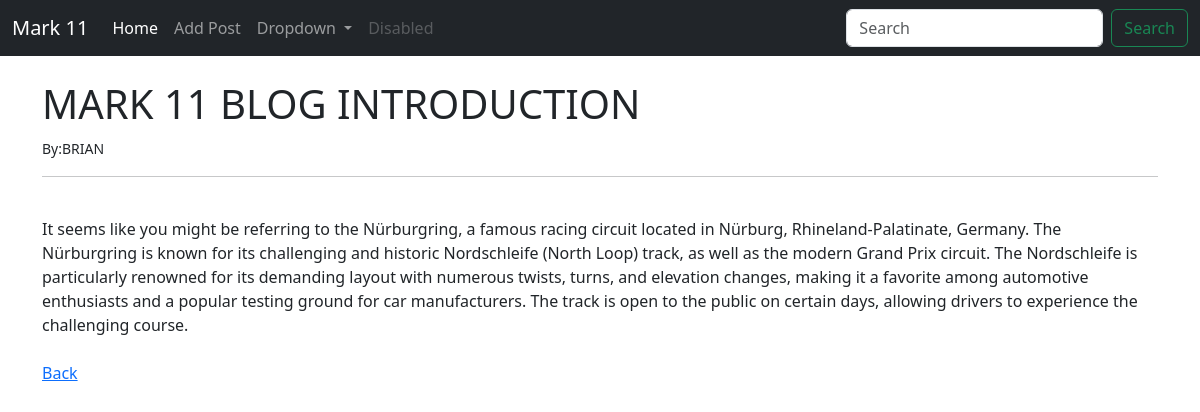
The app's page /article/1 with its own data.
### theblog/models.py (models this page shows, shortened)
class Post(models.Model):
	title=models.CharField(max_length=255)
	title_tag=models.CharField(max_length=255, default="Mark 11 blog")
	author=models.ForeignKey(User, on_delete=models.CASCADE)
	body=models.TextField()

### theblog/views.py (the view)
# urls.py: path('article/<int:pk>',ArticleDetailView.as_view(), name='article-details'),
class ArticleDetailView(DetailView):
	model=Post
	template_name='article_details.html'

### theblog/templates/article_details.html (shortened to what this page needs)
{% extends 'base.html' %}
{% block content %}
<h1>{{post.title}}</h1>
<small> By:{{post.author.first_name}}{{post.author.name_name}}</small><br/>
<hr>
<br/>
{{post.body}}
<br/><br/>
<a href="{% url 'home'%}">Back</a>
{% endblock %}

### records on screen
Post: title "MARK 11 BLOG INTRODUCTION", author.first_name "BRIAN", body "It seems like you might be referring to the Nürburgring, a famous racing circuit located in Nürburg, Rhineland-Palatinate, Germany. The Nürburgring is known for its challenging and historic Nordschleife (North Loop) track, as well as the modern Grand Prix circuit. The Nordschleife is particularly renowned for its demanding layout with numerous twists, turns, and elevation changes, making it a favorite among automotive enthusiasts and a popular testing ground for car manufacturers. The track is open to the public on certain days, allowing drivers to experience the challenging course."
